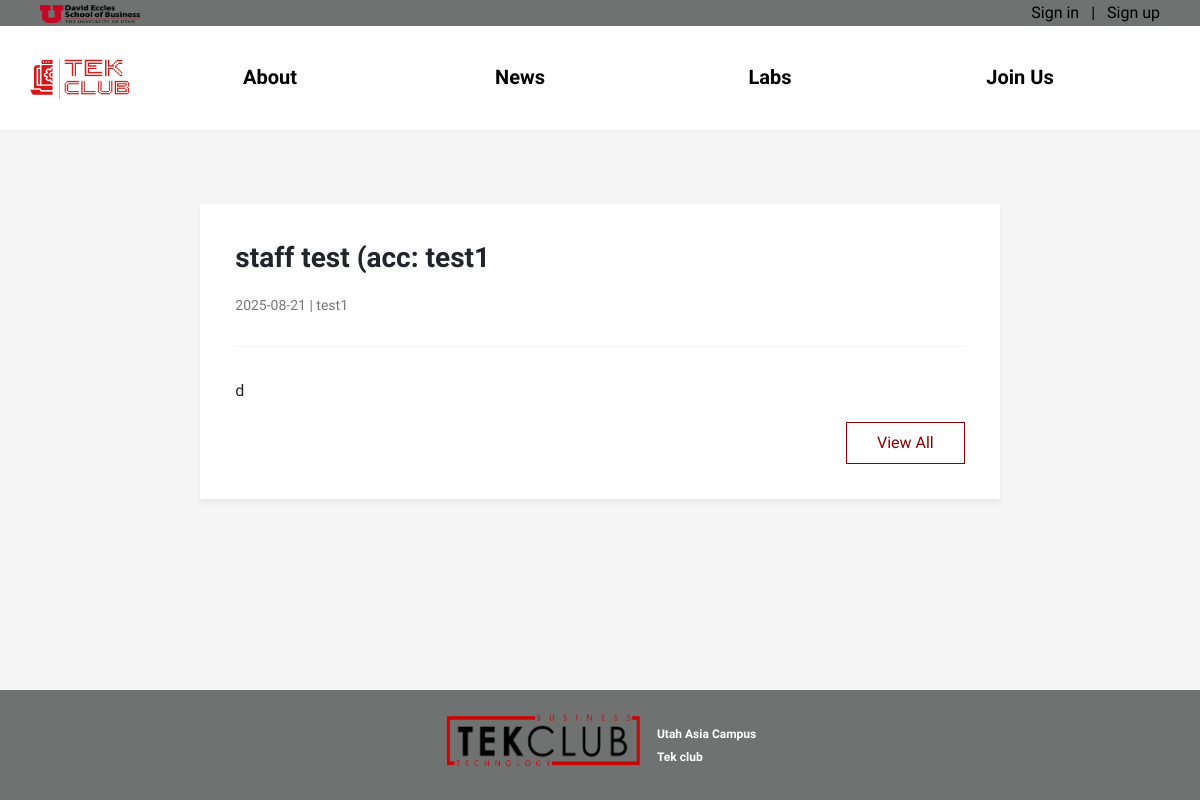
The app's page /news/announcement_detail/17/ with its own data.
### app3_news/models.py (models this page shows, shortened)
class Post(models.Model):
    CATEGORY_CHOICES = [
        ('announcement', 'Announcement'),
    ]
    postname = models.CharField(max_length=500)
    contents = models.CharField(max_length=1000)
    author = models.ForeignKey(settings.AUTH_USER_MODEL, on_delete=models.CASCADE,related_name='event_posts')
    date = models.DateTimeField(default=timezone.now, max_length=100)
    category = models.CharField(max_length=20, choices=CATEGORY_CHOICES, default='announcement')

### app3_news/views.py (the view)
# urls.py: path('announcement_detail/<int:id>/', views.announcement_detail, name='announcement_detail'),
def announcement_detail(request, id):
    post = get_object_or_404(Post, pk=id, category='announcement' )
    previous_post = Post.objects.filter(id__lt=post.id, category='announcement').order_by('-id').first()
    next_post = Post.objects.filter(id__gt=post.id, category='announcement').order_by('id').first()
    return render(request, 'announcement_detail.html', {
        'post': post,
        'previous_post': previous_post,
        'next_post': next_post,
    })

### app3_news/templates/announcement_detail.html (shortened to what this page needs)
{% extends 'base.html' %}
{% load static %}
{% block extra-head %}
<link rel="stylesheet" href="{% static 'announcement_detail.css' %}?{% now "U" %}">
{% endblock %}
{% block otherpages %}
<div class=container>
    <div class="post-container">
        <h1 class="post-title">{{ post.postname }}</h1>
     <div class="post-meta">
         <span class="post-date">{{ post.date|date:"Y-m-d" }}</span> | <span class="post-author">{{ post.author }}</span>
    </div>
    <hr class="meta-divider">
        <div class="post-content">
            {{ post.contents|linebreaks }}
        </div>
        <div class="back-button-container">
            <a href="{% url 'news:announcement' %}" class="back-button"><span>View All</span></a>
        </div>
    </div>
</div>
{%endblock%}

### static/base.css (style rules this page uses)
* { margin: 0; padding: 0; font-family: 'Turret road', sans-serif; }
html, body { font-family: 'Space Mono', 'Space Mono', sans-serif; height: 100%; }

### app3_news/static/announcement_detail.css (style rules this page uses)
body { background-color: #f5f5f5; margin: 0; }
.container { max-width: 1366px; display: flex; flex-direction: column; align-items: center; margin: 0 auto; padding-top: 17%; position: relative; margin-bottom: 100px; }
.post-container { width: 800px; margin: 0 auto; margin-bottom: 1.2%; background-color: #ffffff; padding: 3%; border-radius: 0; box-shadow: 0 4px 5px rgba(0, 0, 0, 0.05); align-items: center; }
.post-title { font-size: 28px; font-weight: 600; margin-bottom: 20px; margin-top: 2px; }
.post-meta { font-size: 14px; color: #777; margin-bottom: 30px; }
.meta-divider { border: none; border-top: 1px solid #ccc; margin: 8px 0 30px; }
.post-content p { font-size: 16px; line-height: 1.8; margin-bottom: 16px; }
.back-button-container { margin-top: 10px; width: 100%; display: flex; justify-content: flex-end; }
.back-button { position: relative; display: inline-block; padding: 8px 30px; background-color: transparent; color: #890000; text-decoration: none; border: 1px solid #890000; font-family: 'Rubik', sans-serif; font-weight: 400; border-radius: 0; overflow: hidden; transition: color 0.3s ease; }
.back-button::before { content: ''; position: absolute; top: 50%; left: 50%; width: 0; height: 100%; background-color: #890000; transition: width 0.4s ease, left 0.4s ease; z-index: 0; transform: translate(-50%, -50%); }
.back-button span { position: relative; z-index: 1; }

### records on screen
Post: postname "staff test (acc: test1", date "2025-08-21", author "test1", contents "d"
